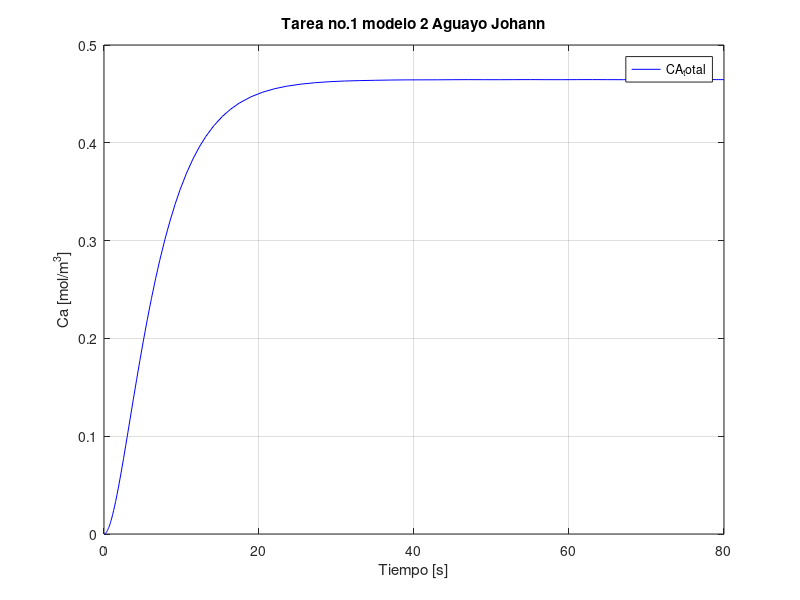

Write MATLAB code to recreate this figure.
%Tarea 1 modelo 2 control de procesos
%Reactores en serie con mismo volumen y flujo ctte
function Reactor_en_serie_2
clear
clc
[T,y]=ode45(@modelo_2,[0,80],[0,0]);
y(:,2)
%datos
plot(T,y(:,2),"b")
title("Tarea no.1 modelo 2 Aguayo Johann")
ylabel("Ca [mol/m^3]"),xlabel("Tiempo [s]");
grid
legend("CA_total")

end
function dydT=modelo_2(T,y)
%datos
Ca1 = y(1);
Ca2 = y(2);
F = 0.008; %m^3/s
v1 = 0.04; %m^3
v2 = 0.02; %m^3
k = 0.01; %1/s
Cao = 0.5; %mol/m^3

%Ecuacion de diseño CSTR
dydT(1)=((F*Cao)/v1)-((F*Ca1)/v1)-(k*Ca1);
dydT(2)=((F*Ca1)/v2)-((F*Ca2)/v2)-(k*Ca2);
dydT=dydT';
end
